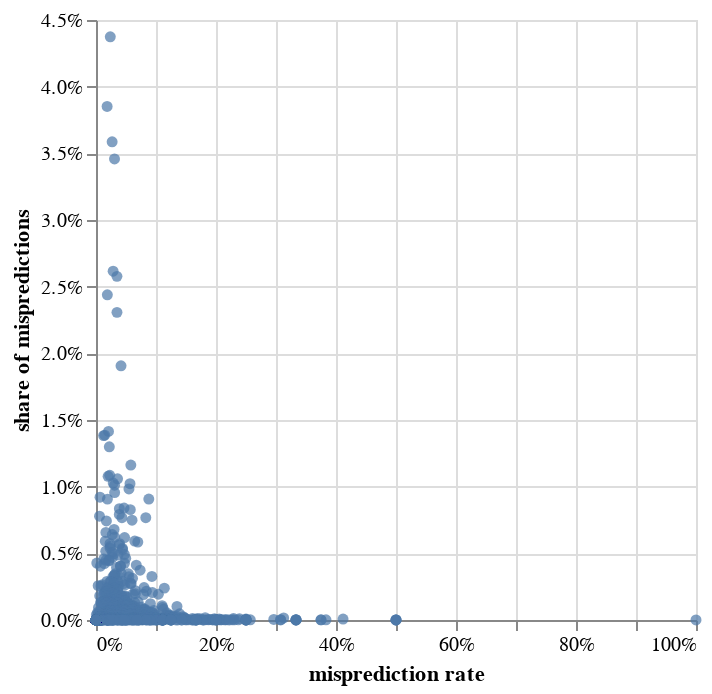

The notebook cell this image was saved under:
### Code cell
# Misprediction Rate & Share of Mispredictions Per Function
# print(
df_mpf = df.groupby([
    pl.col('inst_rel_addr'),
    pl.col('checkpoint'),
    pl.col('simpoint_weight')
]).agg([
    pl.col('mispredicted').cast(pl.UInt32).sum(),
    pl.count()
]).select([
        pl.col('inst_rel_addr').str.split('+').list.first().alias('function'), 
        pl.col('mispredicted') * pl.col('simpoint_weight'),
        pl.col('count') * pl.col('simpoint_weight')
]).groupby(
    pl.col('function')
).agg([
    pl.sum('mispredicted'), 
    pl.sum('count')
]).select([
        pl.col('function'),
        (pl.col('mispredicted') / pl.col('count')).alias('misprediction rate'), 
        (pl.col('mispredicted') / pl.col('mispredicted').sum()).alias('share of mispredictions')
]).sort(
    'share of mispredictions', 
    descending=True
)
# .to_pandas().to_latex(
#     float_format=lambda x : '{:.2f}%'.format(x * 100),
#     index=False
# ))

alt.Chart(df_mpf).mark_circle().encode(
    alt.X("misprediction rate:Q"),
    alt.Y('share of mispredictions:Q'),
).configure(
    numberFormat='%'
)

### Figure 1 — Vega specification as saved in the notebook (floating-point values rounded to 4 significant figures; data arrays with more than 128 entries replaced by an {"elided": "..."} marker saying what was removed)
{"$schema": "https://vega.github.io/schema/vega/v5.json", "data": [{"name": "source_0", "values": {"elided": "925 records"}}, {"name": "source_0_x_domain_misprediction rate", "values": [{"min": 0.0, "max": 1.0}]}, {"name": "source_0_y_domain_share of mispredictions", "values": [{"min": 0.0, "max": 0.04374}]}], "marks": [{"type": "symbol", "name": "marks", "from": {"data": "source_0"}, "encode": {"update": {"opacity": {"value": 0.7}, "y": {"field": "share of mispredictions", "scale": "y"}, "shape": {"value": "circle"}, "x": {"field": "misprediction rate", "scale": "x"}, "description": {"signal": "\"misprediction rate: \" + (format(datum[\"misprediction rate\"], \"%\")) + \"; share of mispredictions: \" + (format(datum[\"share of mispredictions\"], \"%\"))"}, "fill": {"value": "#4c78a8"}, "ariaRoleDescription": {"value": "circle"}}}, "style": ["circle"]}], "scales": [{"name": "x", "type": "linear", "domain": [{"signal": "(data(\"source_0_x_domain_misprediction rate\")[0] || {}).min"}, {"signal": "(data(\"source_0_x_domain_misprediction rate\")[0] || {}).max"}], "range": [0, {"signal": "width"}], "zero": true, "nice": true}, {"name": "y", "type": "linear", "domain": [{"signal": "(data(\"source_0_y_domain_share of mispredictions\")[0] || {}).min"}, {"signal": "(data(\"source_0_y_domain_share of mispredictions\")[0] || {}).max"}], "range": [{"signal": "height"}, 0], "zero": true, "nice": true}], "axes": [{"scale": "x", "domain": false, "ticks": false, "zindex": 0, "aria": false, "gridScale": "y", "maxExtent": 0, "tickCount": {"signal": "ceil(width/40)"}, "grid": true, "minExtent": 0, "orient": "bottom", "labels": false}, {"scale": "y", "ticks": false, "tickCount": {"signal": "ceil(height/40)"}, "maxExtent": 0, "aria": false, "gridScale": "x", "zindex": 0, "minExtent": 0, "orient": "left", "grid": true, "domain": false, "labels": false}, {"scale": "x", "labelFlush": true, "tickCount": {"signal": "ceil(width/40)"}, "title": "misprediction rate", "labelOverlap": true, "format": "%", "orient": "bottom", "grid": false, "zindex": 0}, {"scale": "y", "grid": false, "tickCount": {"signal": "ceil(height/40)"}, "format": "%", "zindex": 0, "orient": "left", "labelOverlap": true, "title": "share of mispredictions"}], "padding": 5, "width": 300, "style": "cell", "background": "white", "height": 300}
